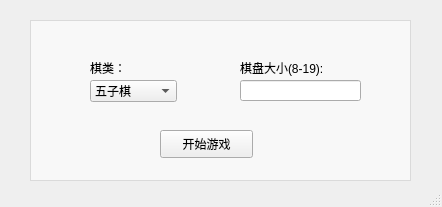
<?xml version="1.0" encoding="UTF-8"?>
<ui version="4.0">
 <class>StartWindow</class>
 <widget class="QMainWindow" name="StartWindow">
  <property name="geometry">
   <rect>
    <x>0</x>
    <y>0</y>
    <width>442</width>
    <height>207</height>
   </rect>
  </property>
  <property name="windowTitle">
   <string>MainWindow</string>
  </property>
  <widget class="QWidget" name="centralwidget">
   <widget class="QPushButton" name="startButton">
    <property name="geometry">
     <rect>
      <x>160</x>
      <y>130</y>
      <width>93</width>
      <height>28</height>
     </rect>
    </property>
    <property name="text">
     <string>开始游戏</string>
    </property>
   </widget>
   <widget class="QComboBox" name="combBox">
    <property name="geometry">
     <rect>
      <x>90</x>
      <y>80</y>
      <width>87</width>
      <height>22</height>
     </rect>
    </property>
    <property name="currentText">
     <string>五子棋</string>
    </property>
    <item>
     <property name="text">
      <string>五子棋</string>
     </property>
    </item>
    <item>
     <property name="text">
      <string>围棋</string>
     </property>
    </item>
    <item>
     <property name="text">
      <string>黑白棋</string>
     </property>
    </item>
   </widget>
   <widget class="QLabel" name="label_chess">
    <property name="geometry">
     <rect>
      <x>90</x>
      <y>60</y>
      <width>45</width>
      <height>15</height>
     </rect>
    </property>
    <property name="text">
     <string>棋类：</string>
    </property>
   </widget>
   <widget class="QTextBrowser" name="textBrowser">
    <property name="geometry">
     <rect>
      <x>30</x>
      <y>20</y>
      <width>381</width>
      <height>161</height>
     </rect>
    </property>
    <property name="styleSheet">
     <string notr="true">background-color: rgba(255, 255, 255, 150);</string>
    </property>
    <property name="html">
     <string>&lt;!DOCTYPE HTML PUBLIC &quot;-//W3C//DTD HTML 4.0//EN&quot; &quot;http://www.w3.org/TR/REC-html40/strict.dtd&quot;&gt;
&lt;html&gt;&lt;head&gt;&lt;meta name=&quot;qrichtext&quot; content=&quot;1&quot; /&gt;&lt;style type=&quot;text/css&quot;&gt;
p, li { white-space: pre-wrap; }
&lt;/style&gt;&lt;/head&gt;&lt;body style=&quot; font-family:'SimSun'; font-size:9pt; font-weight:400; font-style:normal;&quot;&gt;
&lt;p align=&quot;center&quot; style=&quot;-qt-paragraph-type:empty; margin-top:0px; margin-bottom:0px; margin-left:0px; margin-right:0px; -qt-block-indent:0; text-indent:0px; font-size:10.8pt;&quot;&gt;&lt;br /&gt;&lt;/p&gt;&lt;/body&gt;&lt;/html&gt;</string>
    </property>
   </widget>
   <widget class="QLineEdit" name="sizeInput">
    <property name="geometry">
     <rect>
      <x>240</x>
      <y>80</y>
      <width>121</width>
      <height>21</height>
     </rect>
    </property>
   </widget>
   <widget class="QLabel" name="label_size">
    <property name="geometry">
     <rect>
      <x>240</x>
      <y>60</y>
      <width>121</width>
      <height>16</height>
     </rect>
    </property>
    <property name="text">
     <string>棋盘大小(8-19):</string>
    </property>
   </widget>
   <zorder>textBrowser</zorder>
   <zorder>startButton</zorder>
   <zorder>combBox</zorder>
   <zorder>label_chess</zorder>
   <zorder>sizeInput</zorder>
   <zorder>label_size</zorder>
  </widget>
  <widget class="QMenuBar" name="menubar">
   <property name="geometry">
    <rect>
     <x>0</x>
     <y>0</y>
     <width>442</width>
     <height>26</height>
    </rect>
   </property>
  </widget>
  <widget class="QStatusBar" name="statusbar"/>
 </widget>
 <resources/>
 <connections/>
</ui>
